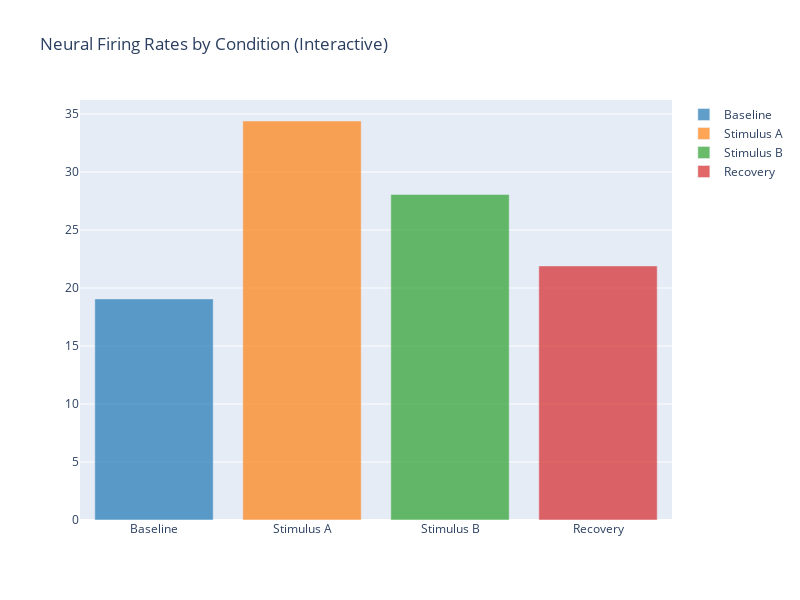

This figure's notebook cell:
### Markdown cell above
## 1. Bar Plots with `plot_bar()`

Bar plots are ideal for comparing means across groups with error bars.

### Code cell
# Simulate neural firing rates across conditions
conditions = {
    'Baseline': np.random.randn(30) * 5 + 20,
    'Stimulus A': np.random.randn(30) * 5 + 35,
    'Stimulus B': np.random.randn(30) * 5 + 28,
    'Recovery': np.random.randn(30) * 5 + 22,
}

# Create bar plot with matplotlib
fig = plot_bar(
    conditions,
    config=PlotConfig(
        title="Neural Firing Rates by Condition",
        ylabel="Firing Rate (Hz)",
        figsize=(8, 6)
    ),
    orientation='v',
    backend='matplotlib'
)
print("✓ Matplotlib bar plot created")

# Create interactive version with plotly
fig = plot_bar(
    conditions,
    config=PlotConfig(
        title="Neural Firing Rates by Condition (Interactive)",
        ylabel="Firing Rate (Hz)",
        figsize=(8, 6)
    ),
    orientation='v',
    backend='plotly'
)
fig.show()
print("✓ Plotly bar plot created")

### Figure 1 — Plotly figure (JSON) as saved in the notebook; plotly's stock layout.template omitted (floating-point values rounded to 4 significant figures)
{"data": [{"marker": {"color": "#1f77b4"}, "name": "Baseline", "opacity": 0.7, "showlegend": true, "type": "bar", "x": [0], "xaxis": "x", "y": [19.06], "yaxis": "y"}, {"marker": {"color": "#ff7f0e"}, "name": "Stimulus A", "opacity": 0.7, "showlegend": true, "type": "bar", "x": [1], "xaxis": "x", "y": [34.39], "yaxis": "y"}, {"marker": {"color": "#2ca02c"}, "name": "Stimulus B", "opacity": 0.7, "showlegend": true, "type": "bar", "x": [2], "xaxis": "x", "y": [28.06], "yaxis": "y"}, {"marker": {"color": "#d62728"}, "name": "Recovery", "opacity": 0.7, "showlegend": true, "type": "bar", "x": [3], "xaxis": "x", "y": [21.9], "yaxis": "y"}], "layout": {"height": 600, "showlegend": true, "title": {"text": "Neural Firing Rates by Condition (Interactive)"}, "width": 800, "xaxis": {"anchor": "y", "domain": [0, 1], "ticktext": ["Baseline", "Stimulus A", "Stimulus B", "Recovery"], "tickvals": [0, 1, 2, 3]}, "yaxis": {"anchor": "x", "domain": [0, 1]}}}
